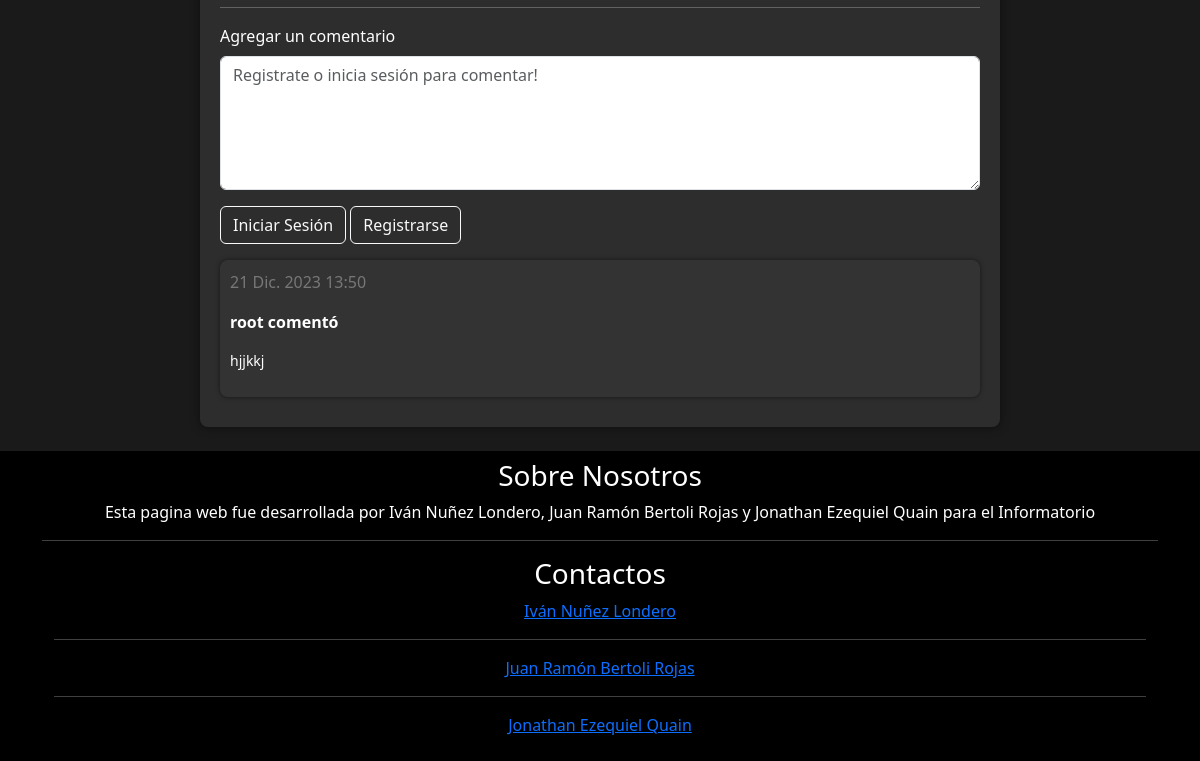
/post_detail/15 (lower part), run on an earlier commit of the app's database.
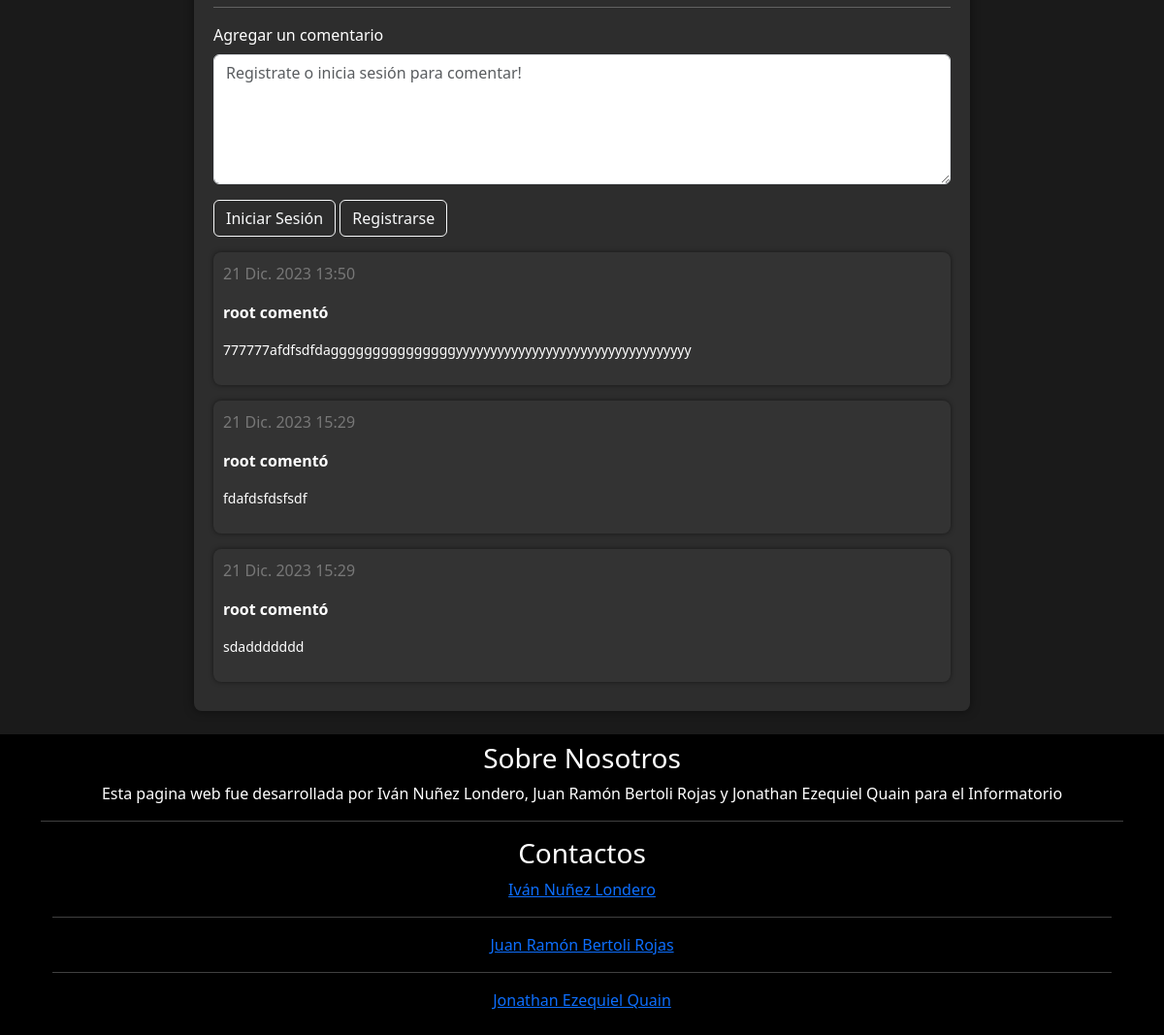
And on a later commit of the database.
### apps/posts/models.py (models this page shows, shortened)
class Comentario(models.Model):
    texto = models.TextField(null= False)
    fecha = models.DateTimeField(auto_now_add=True)
    post = models.ForeignKey(Post, on_delete=models.CASCADE)
    usuario = models.ForeignKey(User, on_delete=models.CASCADE)

### apps/posts/views.py (the view)
# urls.py: path("post_detail/<int:post_id>", views.post_detail, name="post_detail"),
def post_detail(request, post_id):
    post = get_object_or_404(Post, pk=post_id)
    ctx = {"post": post}
    return render(request, "posts/post_detail.html", ctx)

### apps/posts/models.py (called while the page is built)
    def comentarios_realizados(self):
        return self.comentario_set.all()

### templates/posts/post_detail.html (shortened to what this page needs)
{% extends "base.html" %}
{% load static %}
{% block contenido %}
    <div class="post-container">
        <hr>
        {% if user.is_authenticated %}
        <form action="{% url 'posts:comentar' %}" method="POST" class="mt-3">
            {% csrf_token %}
            <div class="mb-3">
                <label for="comentario" class="form-label">Agregar un comentario</label>
                <textarea class="form-control" id="comentario" name="comentario" rows="5" placeholder="Escribe tu comentario aquí" required></textarea>
            </div>
            <input type="text" name="id_post" value="{{ post.id }}" hidden>
            <button type="submit" class="btn btn-comentar">Comentar</button>
        </form>
        {% else %}
        <div class="mb-3">
            <label for="comentario" class="form-label">Agregar un comentario</label>
            <textarea class="form-control" id="comentario" name="comentario" rows="5" placeholder="Registrate o inicia sesión para comentar!"></textarea>
        </div>
        <a type=button class="btn btn-outline-light" href="{% url 'login' %}" >Iniciar Sesión</a></button>
        <a type="button" class="btn btn-outline-light" href="{% url 'usuarios:registro' %}">Registrarse</a></button>
        {% endif %}
        {% for comentario in post.comentarios_realizados %}
        <div class="comentarios-section comentario mt-3">
                <p class="comentario-date">{{ comentario.fecha }}</p>
                <p class="comentario-usuario">{{ comentario.usuario }} comentó</p>
                <p class="comentario-text">{{ comentario.texto }}</p>
        </div>
        {% endfor %}
    </div>
{% endblock %}

What changed in the data, as far as the page shows it:
changed Comentario: texto "hjjkkj" → "777777afdfsdfdagggggggggggggggyyyyyyyyyyyyyyyyyyyyyyyyyyyyyyyyyy"
added Comentario: fecha "21 Dic. 2023 15:29", usuario "root", texto "fdafdsfdsfsdf"
added Comentario: fecha "21 Dic. 2023 15:29", usuario "root", texto "sdaddddddd"
